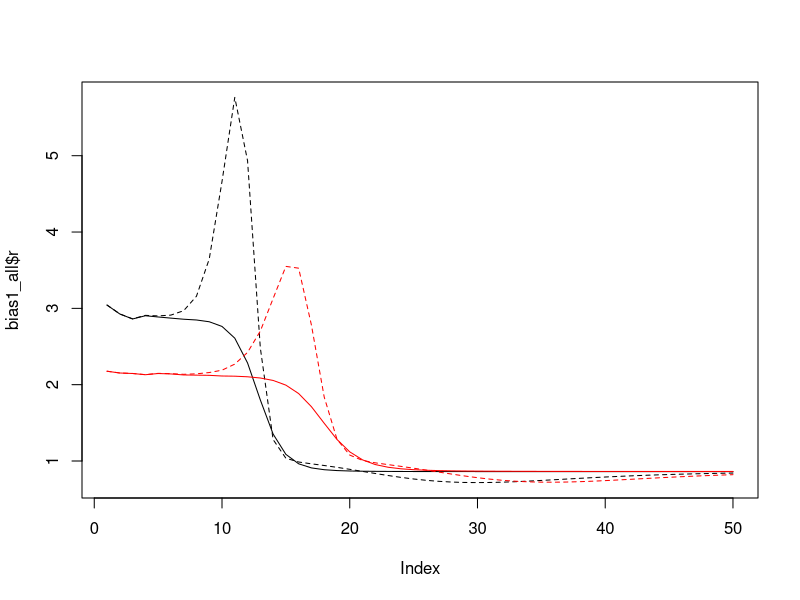
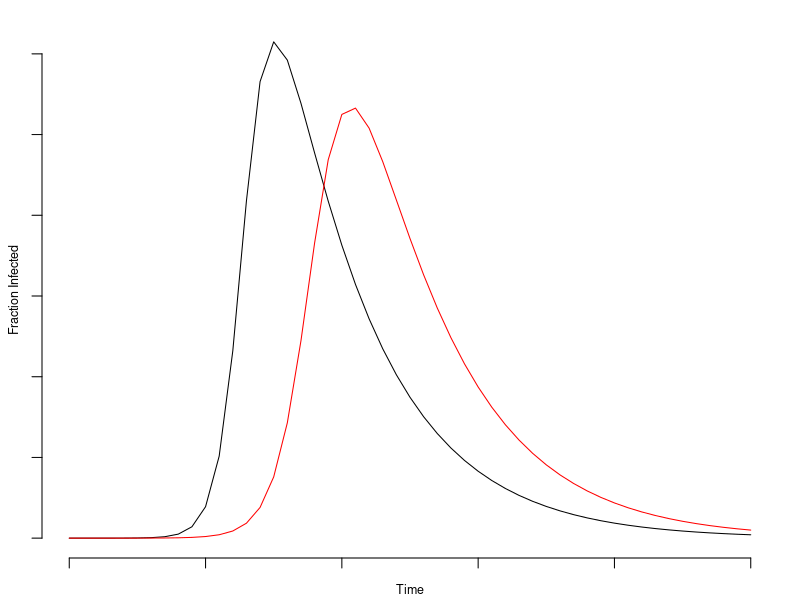
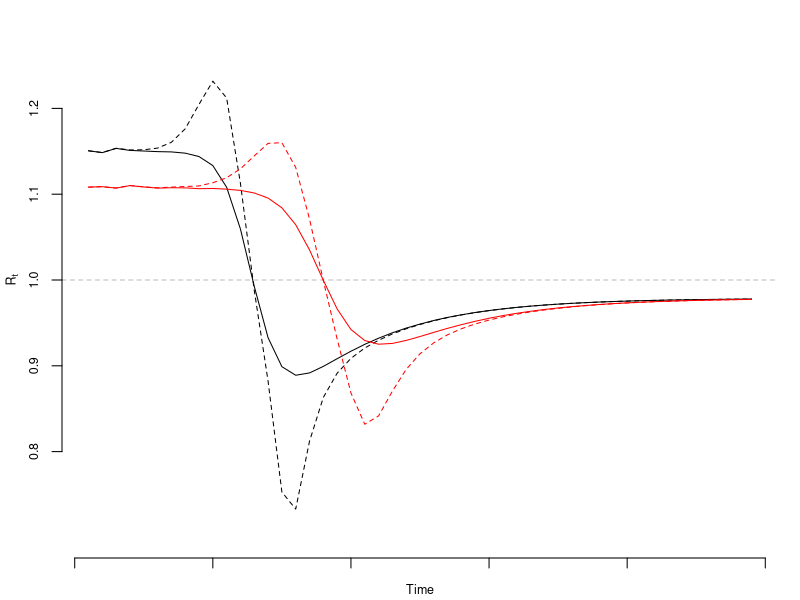
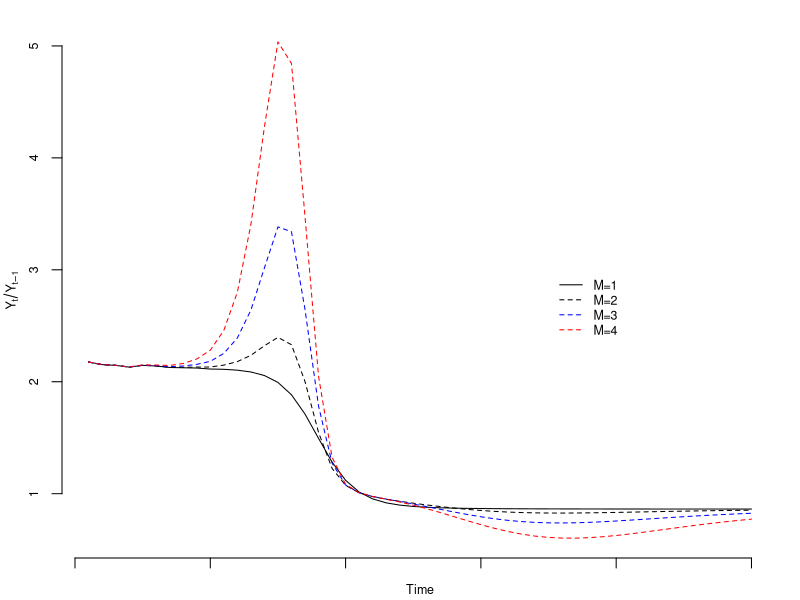
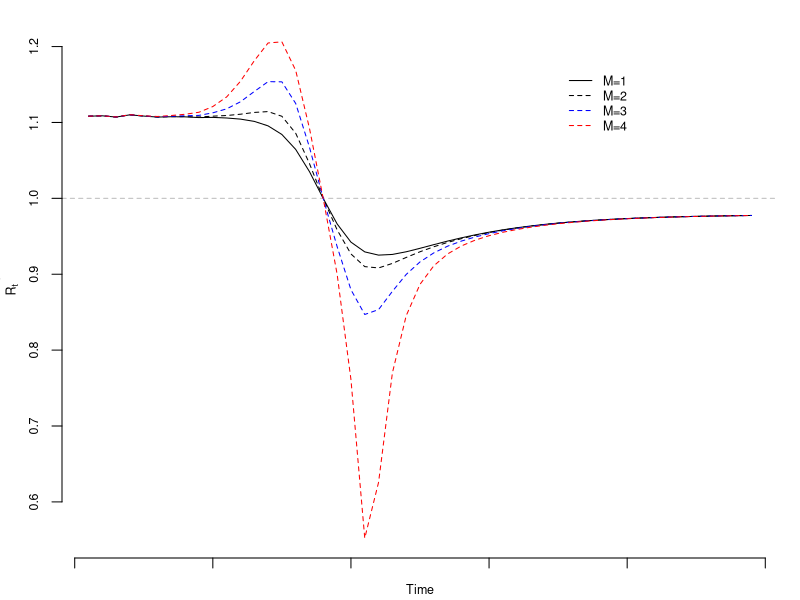

Source code (R) for these figures, in order:
## Load deSolve package
library(deSolve)

## Create an SIR function
sir <- function(time, state, parameters) {
  
  with(as.list(c(state, parameters)), {
    
    dS <- -beta * S * I
    dI <-  beta * S * I - gamma * I
    dR <-                 gamma * I
    
    return(list(c(dS, dI, dR)))
  })
}

### Set parameters
## Proportion in each compartment: Susceptible 0.999999, Infected 0.000001, Recovered 0
init       <- c(S = 1-1e-6, I = 1e-6, R = 0.0)
## beta: infection parameter; gamma: recovery parameter
# parameters <- c(beta = 1.4247, gamma = 0.14286)
parameters1 <- c(beta = 1.2, gamma = 0.15)
parameters2 <- c(beta = 0.9, gamma = 0.15)
## Time frame
times      <- seq(0, 50, by = 1)

## Solve using ode (General Solver for Ordinary Differential Equations)
out1 <- ode(y = init, times = times, func = sir, parms = parameters1)
out2 <- ode(y = init, times = times, func = sir, parms = parameters2)
## change to data frame
out1 <- as.data.frame(out1)
out2 <- as.data.frame(out2)
## Delete time variable
out1$time <- NULL
out2$time <- NULL
## Show data
png(filename = "C:/Users/Balthazar/Documents/GitHub/covid-umich/methods/figs/sir.png",
    width = 6.5, height = 4, units = "in", res = 1200, pointsize = 12)
par(mar = c(2,2,1,1)+0.1)
plot(times, out1$I, type = "l", axes = FALSE, bty = "n")
lines(times, out2$I, col = "red")
axis(side = 1, labels = FALSE)
axis(side = 2, labels = FALSE)
mtext("Fraction Infected", side = 2, line = 1, cex = 0.75)
mtext("Time", side = 1, line = 1, cex = 0.75)
dev.off()

## Setup for bias plots
f = 0.02
M = 4
days = 1:365
FP = 0.01; FN = 0.1
bary1_new = -diff(out1$S)
bary1_all = out1$I
bary2_new = -diff(out2$S)
bary2_all = out2$I

bias_fn <- function(M, bary, f, FP = 0.01, FN = 0.15) {
  const = (bary*M + (1-bary))
  f0 = f/const
  f1 = M*f0
  Delta = f1 - f0
  D_M = 1 + FP + FN - Delta * bary/(1-bary) * (FP*(1-bary) + FN * bary)/ (f0 * (1-bary) + f1 * bary)
  rho = Delta*sqrt(bary*(1-bary))/sqrt(f*(1-f))
  error = rho*sqrt((1-f)/f) * sqrt(1-bary)/sqrt(bary)*D_M
  lag_error = error[1:(length(error)-1)]
  cur_error = error[2:(length(error))]
  
  lin_term = cur_error - lag_error
  quad_term = lag_error^2 - cur_error*lag_error
  
  cur_bary = bary[2:length(error)]
  lag_bary = bary[1:(length(error)-1)]
  
  bias = (lin_term+quad_term) * cur_bary/lag_bary
  
  Rt = 1+log(cur_bary/lag_bary)/7
  logbias = log(1+lin_term+quad_term)/7
  
  return(list("r"=cur_bary/lag_bary, "bias" = bias,
              "Rt"=Rt, "logbias"=logbias))
}

bias1_all = bias_fn(M, bary1_all, f)
bias1_new = bias_fn(M, bary1_new, f)
bias2_all = bias_fn(M, bary2_all, f)
bias2_new = bias_fn(M, bary2_new, f)

## Ratio Comparison: Use All for Prevalence

ymax = max(bias1_all$r+bias1_all$bias, bias1_all$r, bias2_all$r+bias2_all$bias, bias2_all$r)
ymin = min(bias1_all$r+bias1_all$bias, bias1_all$r, bias2_all$r+bias2_all$bias, bias2_all$r)
plot(bias1_all$r, type = "l", ylim = c(ymin, ymax))
lines(bias1_all$r+bias1_all$bias, lty = 2)
lines(bias2_all$r, col = "red")
lines(bias2_all$r+bias2_all$bias, col = "red", lty = 2)

## Ratio Comparison: Use New for Fraction of New Cases
ymax = max(bias1_new$Rt+bias1_new$logbias, bias1_new$Rt, bias2_new$Rt+bias2_new$logbias, bias2_new$Rt, na.rm = TRUE)
ymin = min(bias1_new$Rt+bias1_new$logbias, bias1_new$Rt, bias2_new$Rt+bias2_new$logbias, bias2_new$Rt, na.rm = TRUE)
png(filename = "C:/Users/Balthazar/Documents/GitHub/covid-umich/methods/figs/sir_rt_comparison.png",
    width = 6.5, height = 4, units = "in", res = 1200, pointsize = 12)
par(mar = c(2,3,0,1)+0.1)
plot(bias1_new$Rt, type = "l", ylim = c(0.7, 1.3), axes = FALSE, bty = "n", xlab = "", ylab = "")
lines(bias1_new$Rt + bias1_new$logbias, lty = 2)
abline(h = 1.0, col = "grey", lty = 2)
lines(bias2_new$Rt, lty = 1, col = "red")
lines(bias2_new$Rt+bias2_new$logbias, lty = 2, col = "red")
axis(side =1, labels = FALSE)
axis(side =2, cex.axis = 0.75, at = seq(0.8,1.2,0.1))
mtext(expression(R[t]), side =2, line = 2, cex = 0.75)
mtext("Time", side = 1, line = 1, cex = 0.75)
dev.off()

## Same curve, just different M value
M1 = 3; M2 = 4; M3 = 5
bias1 = bias_fn(M1, bary2_all, f, FP, FN)
bias2 = bias_fn(M2, bary2_all, f, FP, FN)
bias3 = bias_fn(M3, bary2_all, f, FP, FN)

## Ratio for different M: Use All for Prevalence
ymax = max(bias3$r+bias3$bias)
ymin = min(bias3$r+bias3$bias)
png(filename = "C:/Users/Balthazar/Documents/GitHub/covid-umich/methods/figs/sir_ratio.png",
    width = 6.5, height = 4, units = "in", res = 1200, pointsize = 12)
par(mar = c(2,3,1,1)+0.1)
plot(bias1$r, type = "l", ylim = c(ymin, ymax), axes = FALSE, bty = "n", xlab = "", ylab = "")
lines(bias1$r+bias1$bias, lty = 2)
lines(bias2$r+bias2$bias, col = "blue", lty = 2)
lines(bias3$r+bias3$bias, col = "red", lty = 2)
axis(side =1, labels = FALSE)
axis(side =2, cex.axis = 0.75)
mtext(expression(Y[t]/Y[t-1]), side =2, line = 2, cex = 0.75)
mtext("Time", side = 1, line = 1, cex = 0.75)
legend(35, 3.0, legend = c("M=1", "M=2", "M=3", "M=4"), lty = c(1,2,2,2), col = c("black", "black", "blue", "red"), cex = 0.75, bty = "n")
dev.off()

## Recompute bias for new only
bias1 = bias_fn(M1, bary2_new, f, FP, FN)
bias2 = bias_fn(M2, bary2_new, f, FP, FN)
bias3 = bias_fn(M3, bary2_new, f, FP, FN)


ymax = max(bias3$Rt+bias3$logbias)
ymin = min(bias3$Rt+bias3$logbias)
png(filename = "C:/Users/Balthazar/Documents/GitHub/covid-umich/methods/figs/sir_rt.png",
    width = 6.5, height = 4, units = "in", res = 1200, pointsize = 12)
par(mar = c(2,3,1,1)+0.1)
plot(bias1$Rt, type = "l", ylim = c(ymin, ymax), axes = FALSE, bty = "n")
lines(bias1$Rt + bias1$logbias, lty = 2)
abline(h = 1.0, col = "grey", lty = 2)
lines(bias2$Rt+bias2$logbias, lty = 2, col = "blue")
lines(bias3$Rt+bias3$logbias, lty = 2, col = "red")
axis(side =1, labels = FALSE)
axis(side =2, cex.axis = 0.75)
mtext(expression(R[t]), side =2, line = 2, cex = 0.75)
mtext("Time", side = 1, line = 1, cex = 0.75)
legend(35, 1.175, legend = c("M=1", "M=2", "M=3", "M=4"), lty = c(1,2,2,2), col = c("black", "black", "blue", "red"), cex = 0.75, bty = "n")
dev.off()
